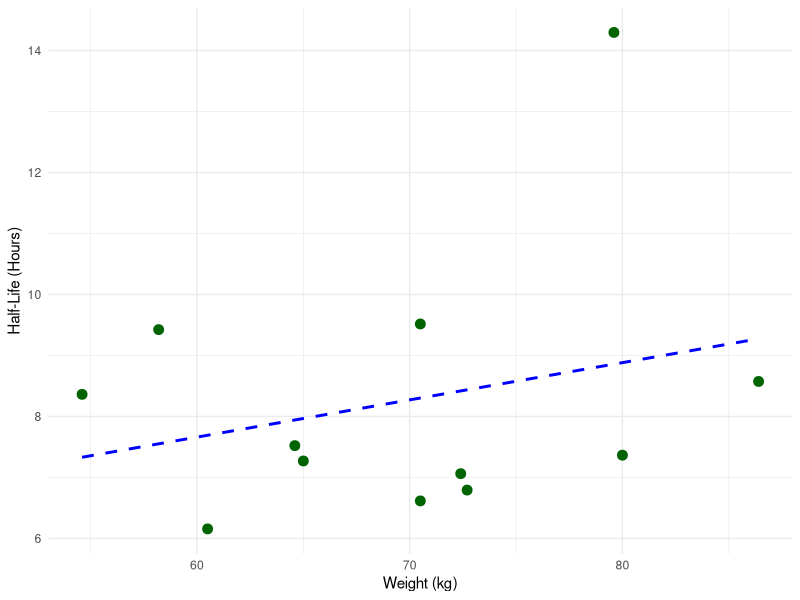
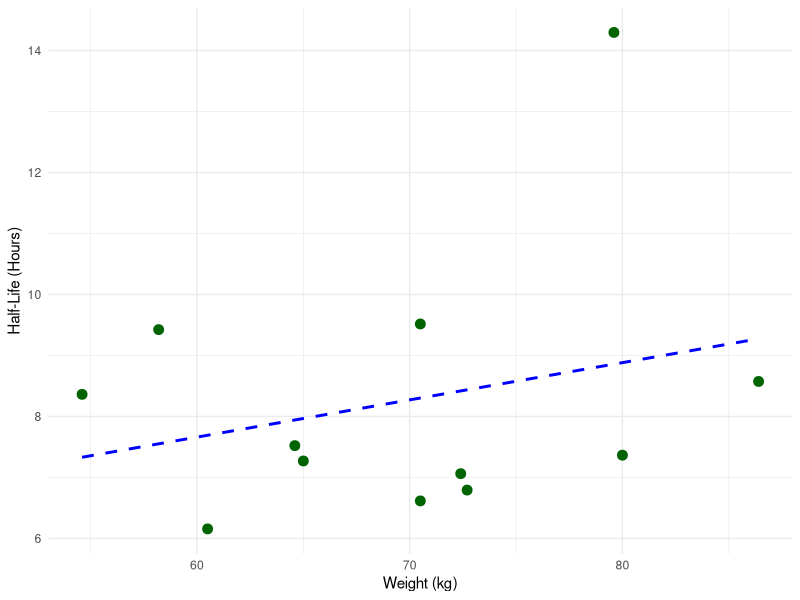

Write the R code that produced these figures, in order.
#Now that we have created the Theoph_wthl (Theophilline weight and half-life) data subset, we can create the graph for the manuscript:
##Load required packages:
library(ggplot2)
library(here)
library(tidyverse)
library(tidyr)
library(dplyr)
library(broom)
library(knitr)

##Read in the dataset:

theoph_wthf <- read.csv(here::here("data", "data_processed","Theoph_wthl.csv"))

##Produce the graph:

wt_hl_plot <- ggplot(data = theoph_wthf, aes(x= Wt, y = Half_Life)) +
  geom_point(color = "darkgreen", size = 3) +
  geom_smooth(method = "lm", se = FALSE, color = "blue", linetype = "dashed") +
  labs(
    x = "Weight (kg)",
    y = "Half-Life (Hours)"
  ) +
  theme_minimal()

print(wt_hl_plot)

#We need a test to show if this trend line is statistically significant
##Simple Linear Regression--this will predict if weight significantly predicts Half-life

stat_model <- lm(Half_Life~Wt, data = theoph_wthf)

summary(stat_model)

##Clean up/tidy the output into a table with the Broom package

tidy_table <- tidy(stat_model)

##Change the row names

tidy_table$term <- c("Intercept", "Total Body Weight (kg)")

kable(tidy_table, 
      digits = 3, 
      col.names = c("Predictor", "Estimate", "Std. Error", "t-value", "p-value"),
      caption = "Linear regression predicting theophylline elimination half-life from total body weight.")

#p-value = 0.4041 -- NOT statistically significant! Greater than 0.05
#Regression line equation: y = mx + B; Half-life = 0.061(Weight) + 3.996
#R2 = 0.07

#Save graph into figs directory:
ggsave(
  filename = here::here("figs", "weightvshalflife.png"),
  plot = wt_hl_plot,
  width = 8,
  height = 6,
  units = "in",
  dpi = 300
)
